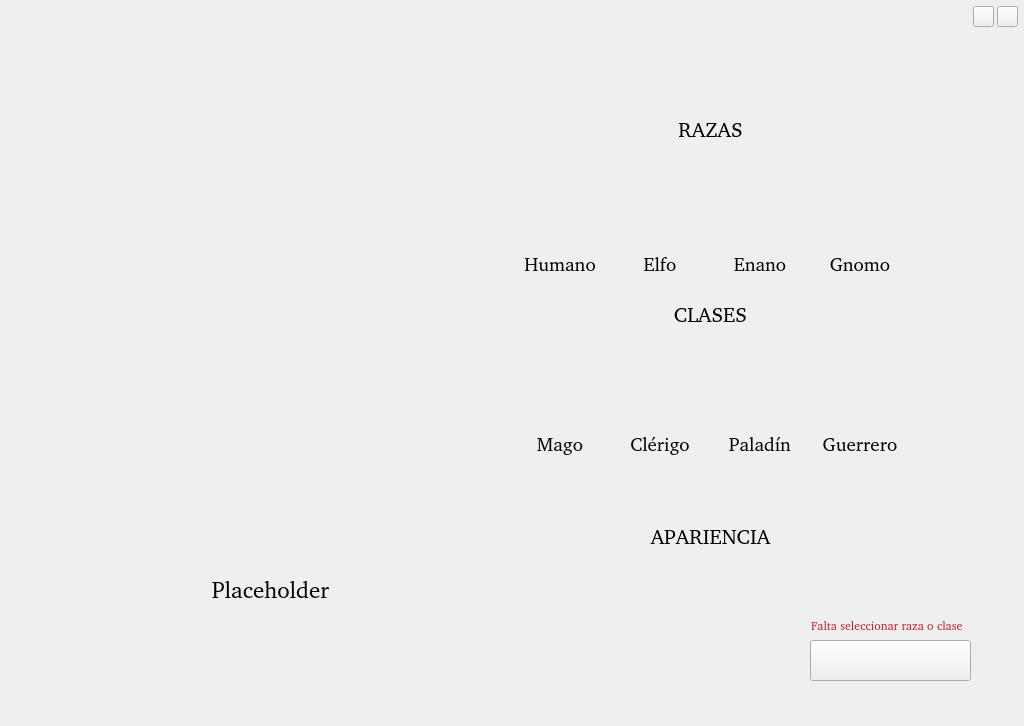
<?xml version="1.0" encoding="UTF-8"?>
<ui version="4.0">
 <class>CreatorWindow</class>
 <widget class="QWidget" name="CreateWindow">
  <property name="geometry">
   <rect>
    <x>0</x>
    <y>0</y>
    <width>1024</width>
    <height>726</height>
   </rect>
  </property>
  <property name="sizePolicy">
   <sizepolicy hsizetype="Fixed" vsizetype="Fixed">
    <horstretch>0</horstretch>
    <verstretch>0</verstretch>
   </sizepolicy>
  </property>
  <property name="minimumSize">
   <size>
    <width>1024</width>
    <height>726</height>
   </size>
  </property>
  <property name="maximumSize">
   <size>
    <width>1024</width>
    <height>726</height>
   </size>
  </property>
  <property name="windowTitle">
   <string>Form</string>
  </property>
  <widget class="QLabel" name="bg">
   <property name="geometry">
    <rect>
     <x>-1</x>
     <y>1</y>
     <width>1024</width>
     <height>726</height>
    </rect>
   </property>
   <property name="text">
    <string/>
   </property>
   <property name="pixmap">
    <pixmap resource="../../resources/lobby/creator.qrc">:/images/creator/interfaz.png</pixmap>
   </property>
  </widget>
  <widget class="QLabel" name="username">
   <property name="geometry">
    <rect>
     <x>190</x>
     <y>564</y>
     <width>161</width>
     <height>51</height>
    </rect>
   </property>
   <property name="font">
    <font>
     <family>Nimbus Roman [UKWN]</family>
     <pointsize>17</pointsize>
    </font>
   </property>
   <property name="text">
    <string>Placeholder</string>
   </property>
   <property name="alignment">
    <set>Qt::AlignmentFlag::AlignCenter</set>
   </property>
  </widget>
  <widget class="QPushButton" name="btnStart">
   <property name="geometry">
    <rect>
     <x>810</x>
     <y>640</y>
     <width>161</width>
     <height>41</height>
    </rect>
   </property>
   <property name="text">
    <string/>
   </property>
   <property name="icon">
    <iconset resource="../../resources/lobby/creator.qrc">
     <normaloff>:/images/creator/ui/btn_comenzar.png</normaloff>:/images/creator/ui/btn_comenzar.png</iconset>
   </property>
   <property name="iconSize">
    <size>
     <width>161</width>
     <height>39</height>
    </size>
   </property>
  </widget>
  <widget class="QWidget" name="layoutWidget_1">
   <property name="geometry">
    <rect>
     <x>500</x>
     <y>290</y>
     <width>421</width>
     <height>166</height>
    </rect>
   </property>
   <layout class="QVBoxLayout" name="classes">
    <property name="spacing">
     <number>0</number>
    </property>
    <item>
     <widget class="QLabel" name="label_4">
      <property name="font">
       <font>
        <family>Nimbus Roman [UKWN]</family>
        <pointsize>16</pointsize>
       </font>
      </property>
      <property name="text">
       <string>CLASES</string>
      </property>
      <property name="alignment">
       <set>Qt::AlignmentFlag::AlignCenter</set>
      </property>
     </widget>
    </item>
    <item>
     <layout class="QGridLayout" name="class_group">
      <item row="0" column="1">
       <widget class="QPushButton" name="btnCleric">
        <property name="sizePolicy">
         <sizepolicy hsizetype="Fixed" vsizetype="Fixed">
          <horstretch>0</horstretch>
          <verstretch>0</verstretch>
         </sizepolicy>
        </property>
        <property name="minimumSize">
         <size>
          <width>80</width>
          <height>94</height>
         </size>
        </property>
        <property name="styleSheet">
         <string notr="true">QPushButton {
    border: 2px solid transparent;
    background: transparent;
    padding: 2px;
}
QPushButton:checked {
    border: 2px solid gold;
    background-color: rgba(255, 215, 0, 0.1);
}
QPushButton:hover:!checked {
    border: 2px solid orange;
}</string>
        </property>
        <property name="text">
         <string/>
        </property>
        <property name="icon">
         <iconset resource="../../resources/lobby/creator.qrc">
          <normaloff>:/images/creator/ui/clerigo.png</normaloff>:/images/creator/ui/clerigo.png</iconset>
        </property>
        <property name="iconSize">
         <size>
          <width>80</width>
          <height>94</height>
         </size>
        </property>
        <property name="checkable">
         <bool>true</bool>
        </property>
        <property name="autoExclusive">
         <bool>true</bool>
        </property>
        <property name="flat">
         <bool>false</bool>
        </property>
        <property name="archetype_id" stdset="0">
         <number>1</number>
        </property>
        <attribute name="buttonGroup">
         <string notr="true">archetypes_buttons</string>
        </attribute>
       </widget>
      </item>
      <item row="0" column="0">
       <widget class="QPushButton" name="btnMage">
        <property name="sizePolicy">
         <sizepolicy hsizetype="Fixed" vsizetype="Fixed">
          <horstretch>0</horstretch>
          <verstretch>0</verstretch>
         </sizepolicy>
        </property>
        <property name="minimumSize">
         <size>
          <width>80</width>
          <height>94</height>
         </size>
        </property>
        <property name="styleSheet">
         <string notr="true">QPushButton {
    border: 2px solid transparent;
    background: transparent;
    padding: 2px;
}
QPushButton:checked {
    border: 2px solid gold;
    background-color: rgba(255, 215, 0, 0.1);
}
QPushButton:hover:!checked {
    border: 2px solid orange;
}</string>
        </property>
        <property name="text">
         <string/>
        </property>
        <property name="icon">
         <iconset resource="../../resources/lobby/creator.qrc">
          <normaloff>:/images/creator/ui/mago.png</normaloff>:/images/creator/ui/mago.png</iconset>
        </property>
        <property name="iconSize">
         <size>
          <width>80</width>
          <height>94</height>
         </size>
        </property>
        <property name="checkable">
         <bool>true</bool>
        </property>
        <property name="autoExclusive">
         <bool>true</bool>
        </property>
        <property name="flat">
         <bool>false</bool>
        </property>
        <property name="archetype_id" stdset="0">
         <number>0</number>
        </property>
        <attribute name="buttonGroup">
         <string notr="true">archetypes_buttons</string>
        </attribute>
       </widget>
      </item>
      <item row="1" column="0">
       <widget class="QLabel" name="label_10">
        <property name="font">
         <font>
          <family>Nimbus Roman [UKWN]</family>
          <pointsize>14</pointsize>
         </font>
        </property>
        <property name="text">
         <string>Mago</string>
        </property>
        <property name="alignment">
         <set>Qt::AlignmentFlag::AlignCenter</set>
        </property>
       </widget>
      </item>
      <item row="0" column="2">
       <widget class="QPushButton" name="btnPaladin">
        <property name="sizePolicy">
         <sizepolicy hsizetype="Fixed" vsizetype="Fixed">
          <horstretch>0</horstretch>
          <verstretch>0</verstretch>
         </sizepolicy>
        </property>
        <property name="minimumSize">
         <size>
          <width>80</width>
          <height>94</height>
         </size>
        </property>
        <property name="styleSheet">
         <string notr="true">QPushButton {
    border: 2px solid transparent;
    background: transparent;
    padding: 2px;
}
QPushButton:checked {
    border: 2px solid gold;
    background-color: rgba(255, 215, 0, 0.1);
}
QPushButton:hover:!checked {
    border: 2px solid orange;
}</string>
        </property>
        <property name="text">
         <string/>
        </property>
        <property name="icon">
         <iconset resource="../../resources/lobby/creator.qrc">
          <normaloff>:/images/creator/ui/paladin.png</normaloff>:/images/creator/ui/paladin.png</iconset>
        </property>
        <property name="iconSize">
         <size>
          <width>80</width>
          <height>94</height>
         </size>
        </property>
        <property name="checkable">
         <bool>true</bool>
        </property>
        <property name="autoExclusive">
         <bool>true</bool>
        </property>
        <property name="flat">
         <bool>false</bool>
        </property>
        <property name="archetype_id" stdset="0">
         <number>2</number>
        </property>
        <attribute name="buttonGroup">
         <string notr="true">archetypes_buttons</string>
        </attribute>
       </widget>
      </item>
      <item row="0" column="3">
       <widget class="QPushButton" name="btnWarrior">
        <property name="sizePolicy">
         <sizepolicy hsizetype="Fixed" vsizetype="Fixed">
          <horstretch>0</horstretch>
          <verstretch>0</verstretch>
         </sizepolicy>
        </property>
        <property name="minimumSize">
         <size>
          <width>80</width>
          <height>94</height>
         </size>
        </property>
        <property name="styleSheet">
         <string notr="true">QPushButton {
    border: 2px solid transparent;
    background: transparent;
    padding: 2px;
}
QPushButton:checked {
    border: 2px solid gold;
    background-color: rgba(255, 215, 0, 0.1);
}
QPushButton:hover:!checked {
    border: 2px solid orange;
}</string>
        </property>
        <property name="text">
         <string/>
        </property>
        <property name="icon">
         <iconset resource="../../resources/lobby/creator.qrc">
          <normaloff>:/images/creator/ui/guerrero.png</normaloff>:/images/creator/ui/guerrero.png</iconset>
        </property>
        <property name="iconSize">
         <size>
          <width>80</width>
          <height>94</height>
         </size>
        </property>
        <property name="checkable">
         <bool>true</bool>
        </property>
        <property name="autoExclusive">
         <bool>true</bool>
        </property>
        <property name="flat">
         <bool>false</bool>
        </property>
        <property name="archetype_id" stdset="0">
         <number>3</number>
        </property>
        <attribute name="buttonGroup">
         <string notr="true">archetypes_buttons</string>
        </attribute>
       </widget>
      </item>
      <item row="1" column="1">
       <widget class="QLabel" name="label_11">
        <property name="font">
         <font>
          <family>Nimbus Roman [UKWN]</family>
          <pointsize>14</pointsize>
         </font>
        </property>
        <property name="text">
         <string>Clérigo</string>
        </property>
        <property name="alignment">
         <set>Qt::AlignmentFlag::AlignCenter</set>
        </property>
       </widget>
      </item>
      <item row="1" column="2">
       <widget class="QLabel" name="label_12">
        <property name="font">
         <font>
          <family>Nimbus Roman [UKWN]</family>
          <pointsize>14</pointsize>
         </font>
        </property>
        <property name="text">
         <string>Paladín</string>
        </property>
        <property name="alignment">
         <set>Qt::AlignmentFlag::AlignCenter</set>
        </property>
       </widget>
      </item>
      <item row="1" column="3">
       <widget class="QLabel" name="label_13">
        <property name="font">
         <font>
          <family>Nimbus Roman [UKWN]</family>
          <pointsize>14</pointsize>
         </font>
        </property>
        <property name="text">
         <string>Guerrero</string>
        </property>
        <property name="alignment">
         <set>Qt::AlignmentFlag::AlignCenter</set>
        </property>
       </widget>
      </item>
     </layout>
    </item>
   </layout>
  </widget>
  <widget class="QWidget" name="layoutWidget_2">
   <property name="geometry">
    <rect>
     <x>500</x>
     <y>470</y>
     <width>421</width>
     <height>131</height>
    </rect>
   </property>
   <layout class="QVBoxLayout" name="appearence" stretch="4,8">
    <property name="spacing">
     <number>0</number>
    </property>
    <item>
     <widget class="QLabel" name="label_5">
      <property name="font">
       <font>
        <family>Nimbus Roman [UKWN]</family>
        <pointsize>16</pointsize>
       </font>
      </property>
      <property name="text">
       <string>APARIENCIA</string>
      </property>
      <property name="alignment">
       <set>Qt::AlignmentFlag::AlignCenter</set>
      </property>
     </widget>
    </item>
    <item>
     <layout class="QGridLayout" name="appearence_selectors"/>
    </item>
   </layout>
  </widget>
  <widget class="QWidget" name="layoutWidget_3">
   <property name="geometry">
    <rect>
     <x>500</x>
     <y>100</y>
     <width>421</width>
     <height>176</height>
    </rect>
   </property>
   <layout class="QVBoxLayout" name="races">
    <property name="spacing">
     <number>0</number>
    </property>
    <item>
     <widget class="QLabel" name="label_2">
      <property name="font">
       <font>
        <family>Nimbus Roman [UKWN]</family>
        <pointsize>16</pointsize>
       </font>
      </property>
      <property name="text">
       <string>RAZAS</string>
      </property>
      <property name="alignment">
       <set>Qt::AlignmentFlag::AlignCenter</set>
      </property>
     </widget>
    </item>
    <item>
     <layout class="QGridLayout" name="races_group">
      <item row="1" column="3">
       <widget class="QLabel" name="label_9">
        <property name="font">
         <font>
          <family>Nimbus Roman [UKWN]</family>
          <pointsize>14</pointsize>
         </font>
        </property>
        <property name="text">
         <string>Gnomo</string>
        </property>
        <property name="alignment">
         <set>Qt::AlignmentFlag::AlignCenter</set>
        </property>
       </widget>
      </item>
      <item row="1" column="0">
       <widget class="QLabel" name="label_6">
        <property name="font">
         <font>
          <family>Nimbus Roman [UKWN]</family>
          <pointsize>14</pointsize>
         </font>
        </property>
        <property name="text">
         <string>Humano</string>
        </property>
        <property name="alignment">
         <set>Qt::AlignmentFlag::AlignCenter</set>
        </property>
       </widget>
      </item>
      <item row="1" column="2">
       <widget class="QLabel" name="label_7">
        <property name="font">
         <font>
          <family>Nimbus Roman [UKWN]</family>
          <pointsize>14</pointsize>
         </font>
        </property>
        <property name="text">
         <string>Enano</string>
        </property>
        <property name="alignment">
         <set>Qt::AlignmentFlag::AlignCenter</set>
        </property>
       </widget>
      </item>
      <item row="1" column="1">
       <widget class="QLabel" name="label_8">
        <property name="font">
         <font>
          <family>Nimbus Roman [UKWN]</family>
          <pointsize>14</pointsize>
         </font>
        </property>
        <property name="text">
         <string>Elfo</string>
        </property>
        <property name="alignment">
         <set>Qt::AlignmentFlag::AlignCenter</set>
        </property>
       </widget>
      </item>
      <item row="0" column="3">
       <widget class="QPushButton" name="btnGnome">
        <property name="sizePolicy">
         <sizepolicy hsizetype="Fixed" vsizetype="Fixed">
          <horstretch>0</horstretch>
          <verstretch>0</verstretch>
         </sizepolicy>
        </property>
        <property name="minimumSize">
         <size>
          <width>80</width>
          <height>94</height>
         </size>
        </property>
        <property name="styleSheet">
         <string notr="true">QPushButton {
    border: 2px solid transparent;
    background: transparent;
    padding: 2px;
}
QPushButton:checked {
    border: 2px solid gold;
    background-color: rgba(255, 215, 0, 0.1);
}
QPushButton:hover:!checked {
    border: 2px solid orange;
}</string>
        </property>
        <property name="text">
         <string/>
        </property>
        <property name="icon">
         <iconset resource="../../resources/lobby/creator.qrc">
          <normaloff>:/images/creator/ui/gnomo.png</normaloff>:/images/creator/ui/gnomo.png</iconset>
        </property>
        <property name="iconSize">
         <size>
          <width>80</width>
          <height>94</height>
         </size>
        </property>
        <property name="checkable">
         <bool>true</bool>
        </property>
        <property name="checked">
         <bool>false</bool>
        </property>
        <property name="autoExclusive">
         <bool>true</bool>
        </property>
        <property name="race_id" stdset="0">
         <number>3</number>
        </property>
        <attribute name="buttonGroup">
         <string notr="true">races_buttons</string>
        </attribute>
       </widget>
      </item>
      <item row="0" column="0">
       <widget class="QPushButton" name="btnHuman">
        <property name="sizePolicy">
         <sizepolicy hsizetype="Fixed" vsizetype="Fixed">
          <horstretch>0</horstretch>
          <verstretch>0</verstretch>
         </sizepolicy>
        </property>
        <property name="minimumSize">
         <size>
          <width>80</width>
          <height>94</height>
         </size>
        </property>
        <property name="styleSheet">
         <string notr="true">QPushButton {
    border: 2px solid transparent;
    background: transparent;
    padding: 2px;
}
QPushButton:checked {
    border: 2px solid gold;
    background-color: rgba(255, 215, 0, 0.1);
}
QPushButton:hover:!checked {
    border: 2px solid orange;
}</string>
        </property>
        <property name="text">
         <string/>
        </property>
        <property name="icon">
         <iconset resource="../../resources/lobby/creator.qrc">
          <normaloff>:/images/creator/ui/humano.png</normaloff>:/images/creator/ui/humano.png</iconset>
        </property>
        <property name="iconSize">
         <size>
          <width>80</width>
          <height>94</height>
         </size>
        </property>
        <property name="checkable">
         <bool>true</bool>
        </property>
        <property name="checked">
         <bool>false</bool>
        </property>
        <property name="autoExclusive">
         <bool>true</bool>
        </property>
        <property name="race_id" stdset="0">
         <number>0</number>
        </property>
        <attribute name="buttonGroup">
         <string notr="true">races_buttons</string>
        </attribute>
       </widget>
      </item>
      <item row="0" column="1">
       <widget class="QPushButton" name="btnElf">
        <property name="sizePolicy">
         <sizepolicy hsizetype="Fixed" vsizetype="Fixed">
          <horstretch>0</horstretch>
          <verstretch>0</verstretch>
         </sizepolicy>
        </property>
        <property name="minimumSize">
         <size>
          <width>80</width>
          <height>94</height>
         </size>
        </property>
        <property name="styleSheet">
         <string notr="true">QPushButton {
    border: 2px solid transparent;
    background: transparent;
    padding: 2px;
}

QPushButton:checked {
    border: 2px solid gold;
    background-color: rgba(255, 215, 0, 0.1); 
}

QPushButton:hover:!checked {
    border: 2px solid orange;
}</string>
        </property>
        <property name="text">
         <string/>
        </property>
        <property name="icon">
         <iconset resource="../../resources/lobby/creator.qrc">
          <normaloff>:/images/creator/ui/elfo.png</normaloff>:/images/creator/ui/elfo.png</iconset>
        </property>
        <property name="iconSize">
         <size>
          <width>80</width>
          <height>94</height>
         </size>
        </property>
        <property name="checkable">
         <bool>true</bool>
        </property>
        <property name="checked">
         <bool>false</bool>
        </property>
        <property name="autoExclusive">
         <bool>true</bool>
        </property>
        <property name="race_id" stdset="0">
         <number>1</number>
        </property>
        <attribute name="buttonGroup">
         <string notr="true">races_buttons</string>
        </attribute>
       </widget>
      </item>
      <item row="0" column="2">
       <widget class="QPushButton" name="btnDwarf">
        <property name="sizePolicy">
         <sizepolicy hsizetype="Fixed" vsizetype="Fixed">
          <horstretch>0</horstretch>
          <verstretch>0</verstretch>
         </sizepolicy>
        </property>
        <property name="minimumSize">
         <size>
          <width>80</width>
          <height>94</height>
         </size>
        </property>
        <property name="styleSheet">
         <string notr="true">QPushButton {
    border: 2px solid transparent;
    background: transparent;
    padding: 2px;
}
QPushButton:checked {
    border: 2px solid gold;
    background-color: rgba(255, 215, 0, 0.1);
}
QPushButton:hover:!checked {
    border: 2px solid orange;
}</string>
        </property>
        <property name="text">
         <string/>
        </property>
        <property name="icon">
         <iconset resource="../../resources/lobby/creator.qrc">
          <normaloff>:/images/creator/ui/enano.png</normaloff>:/images/creator/ui/enano.png</iconset>
        </property>
        <property name="iconSize">
         <size>
          <width>80</width>
          <height>94</height>
         </size>
        </property>
        <property name="checkable">
         <bool>true</bool>
        </property>
        <property name="checked">
         <bool>false</bool>
        </property>
        <property name="autoExclusive">
         <bool>true</bool>
        </property>
        <property name="race_id" stdset="0">
         <number>2</number>
        </property>
        <attribute name="buttonGroup">
         <string notr="true">races_buttons</string>
        </attribute>
       </widget>
      </item>
     </layout>
    </item>
   </layout>
  </widget>
  <widget class="QWidget" name="gridLayoutWidget">
   <property name="geometry">
    <rect>
     <x>205</x>
     <y>178</y>
     <width>131</width>
     <height>361</height>
    </rect>
   </property>
   <layout class="QGridLayout" name="preview"/>
  </widget>
  <widget class="QLabel" name="validation_err">
   <property name="enabled">
    <bool>true</bool>
   </property>
   <property name="geometry">
    <rect>
     <x>811</x>
     <y>615</y>
     <width>181</width>
     <height>21</height>
    </rect>
   </property>
   <property name="font">
    <font>
     <family>Nimbus Roman [urw]</family>
     <bold>false</bold>
    </font>
   </property>
   <property name="visible">
    <bool>false</bool>
   </property>
   <property name="styleSheet">
    <string notr="true">color: rgb(192, 28, 40)</string>
   </property>
   <property name="text">
    <string>Falta seleccionar raza o clase</string>
   </property>
   <property name="wordWrap">
    <bool>true</bool>
   </property>
  </widget>
  <widget class="QPushButton" name="btnClose">
   <property name="geometry">
    <rect>
     <x>997</x>
     <y>6</y>
     <width>21</width>
     <height>21</height>
    </rect>
   </property>
   <property name="text">
    <string/>
   </property>
   <property name="icon">
    <iconset resource="../../resources/lobby/lobby.qrc">
     <normaloff>:/images/btn_cerrar.png</normaloff>:/images/btn_cerrar.png</iconset>
   </property>
   <property name="iconSize">
    <size>
     <width>21</width>
     <height>21</height>
    </size>
   </property>
   <property name="flat">
    <bool>false</bool>
   </property>
  </widget>
  <widget class="QPushButton" name="btnMinimize">
   <property name="geometry">
    <rect>
     <x>973</x>
     <y>6</y>
     <width>21</width>
     <height>21</height>
    </rect>
   </property>
   <property name="text">
    <string/>
   </property>
   <property name="icon">
    <iconset resource="../../resources/lobby/lobby.qrc">
     <normaloff>:/images/btn_minimizar.png</normaloff>:/images/btn_minimizar.png</iconset>
   </property>
   <property name="iconSize">
    <size>
     <width>21</width>
     <height>21</height>
    </size>
   </property>
  </widget>
 </widget>
 <resources>
  <include location="../../resources/lobby/lobby.qrc"/>
  <include location="../../resources/lobby/creator.qrc"/>
 </resources>
 <connections/>
 <buttongroups>
  <buttongroup name="races_buttons"/>
  <buttongroup name="archetypes_buttons"/>
 </buttongroups>
</ui>
